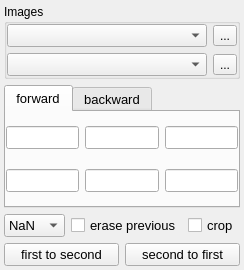
<?xml version="1.0" encoding="UTF-8"?>
<ui version="4.0">
 <class>nAffine</class>
 <widget class="QMainWindow" name="nAffine">
  <property name="geometry">
   <rect>
    <x>0</x>
    <y>0</y>
    <width>244</width>
    <height>270</height>
   </rect>
  </property>
  <property name="windowTitle">
   <string>Affine</string>
  </property>
  <property name="iconSize">
   <size>
    <width>20</width>
    <height>20</height>
   </size>
  </property>
  <property name="unifiedTitleAndToolBarOnMac">
   <bool>true</bool>
  </property>
  <widget class="QWidget" name="centralwidget">
   <layout class="QGridLayout" name="gridLayout_4">
    <property name="margin">
     <number>4</number>
    </property>
    <item row="1" column="0" colspan="2">
     <widget class="QTabWidget" name="tabWidget">
      <property name="font">
       <font>
        <pointsize>10</pointsize>
       </font>
      </property>
      <property name="currentIndex">
       <number>0</number>
      </property>
      <property name="movable">
       <bool>false</bool>
      </property>
      <widget class="QWidget" name="forward">
       <attribute name="title">
        <string>forward</string>
       </attribute>
       <layout class="QGridLayout" name="gridLayout_3">
        <property name="margin">
         <number>0</number>
        </property>
        <item row="0" column="0">
         <widget class="QLineEdit" name="A00">
          <property name="readOnly">
           <bool>true</bool>
          </property>
         </widget>
        </item>
        <item row="0" column="2">
         <widget class="QLineEdit" name="A02">
          <property name="readOnly">
           <bool>true</bool>
          </property>
         </widget>
        </item>
        <item row="0" column="1">
         <widget class="QLineEdit" name="A01">
          <property name="readOnly">
           <bool>true</bool>
          </property>
         </widget>
        </item>
        <item row="1" column="0">
         <widget class="QLineEdit" name="A10">
          <property name="readOnly">
           <bool>true</bool>
          </property>
         </widget>
        </item>
        <item row="1" column="2">
         <widget class="QLineEdit" name="A12">
          <property name="readOnly">
           <bool>true</bool>
          </property>
         </widget>
        </item>
        <item row="1" column="1">
         <widget class="QLineEdit" name="A11">
          <property name="readOnly">
           <bool>true</bool>
          </property>
         </widget>
        </item>
       </layout>
      </widget>
      <widget class="QWidget" name="backward">
       <attribute name="title">
        <string>backward</string>
       </attribute>
       <layout class="QGridLayout" name="gridLayout_2">
        <property name="margin">
         <number>0</number>
        </property>
        <item row="0" column="0">
         <widget class="QLineEdit" name="B00">
          <property name="readOnly">
           <bool>true</bool>
          </property>
         </widget>
        </item>
        <item row="0" column="1">
         <widget class="QLineEdit" name="B01">
          <property name="readOnly">
           <bool>true</bool>
          </property>
         </widget>
        </item>
        <item row="0" column="2">
         <widget class="QLineEdit" name="B02">
          <property name="readOnly">
           <bool>true</bool>
          </property>
         </widget>
        </item>
        <item row="1" column="0">
         <widget class="QLineEdit" name="B10">
          <property name="readOnly">
           <bool>true</bool>
          </property>
         </widget>
        </item>
        <item row="1" column="1">
         <widget class="QLineEdit" name="B11">
          <property name="readOnly">
           <bool>true</bool>
          </property>
         </widget>
        </item>
        <item row="1" column="2">
         <widget class="QLineEdit" name="B12">
          <property name="readOnly">
           <bool>true</bool>
          </property>
         </widget>
        </item>
       </layout>
      </widget>
     </widget>
    </item>
    <item row="4" column="1">
     <widget class="QPushButton" name="second">
      <property name="font">
       <font>
        <pointsize>10</pointsize>
       </font>
      </property>
      <property name="text">
       <string>second to first</string>
      </property>
     </widget>
    </item>
    <item row="4" column="0">
     <widget class="QPushButton" name="first">
      <property name="font">
       <font>
        <pointsize>10</pointsize>
       </font>
      </property>
      <property name="text">
       <string>first to second</string>
      </property>
     </widget>
    </item>
    <item row="0" column="0" colspan="2">
     <widget class="QGroupBox" name="groupBox">
      <property name="title">
       <string>Images</string>
      </property>
      <layout class="QGridLayout" name="gridLayout">
       <property name="margin">
        <number>0</number>
       </property>
       <item row="0" column="0">
        <widget class="QComboBox" name="image1">
         <property name="font">
          <font>
           <pointsize>10</pointsize>
          </font>
         </property>
         <property name="neutrinoImage" stdset="0">
          <bool>true</bool>
         </property>
        </widget>
       </item>
       <item row="1" column="0">
        <widget class="QComboBox" name="image2">
         <property name="font">
          <font>
           <pointsize>10</pointsize>
          </font>
         </property>
         <property name="neutrinoImage" stdset="0">
          <bool>true</bool>
         </property>
        </widget>
       </item>
       <item row="0" column="1">
        <widget class="QToolButton" name="line1">
         <property name="text">
          <string>...</string>
         </property>
         <property name="icon">
          <iconset resource="../resources/icons/icons.qrc">
           <normaloff>:/icons/line.png</normaloff>:/icons/line.png</iconset>
         </property>
        </widget>
       </item>
       <item row="1" column="1">
        <widget class="QToolButton" name="line2">
         <property name="text">
          <string>...</string>
         </property>
         <property name="icon">
          <iconset resource="../resources/icons/icons.qrc">
           <normaloff>:/icons/line.png</normaloff>:/icons/line.png</iconset>
         </property>
        </widget>
       </item>
      </layout>
     </widget>
    </item>
    <item row="2" column="0" colspan="2">
     <widget class="QWidget" name="widget" native="true">
      <layout class="QGridLayout" name="gridLayout_5">
       <property name="margin">
        <number>0</number>
       </property>
       <item row="0" column="0">
        <widget class="QComboBox" name="defaultValue">
         <property name="font">
          <font>
           <pointsize>10</pointsize>
          </font>
         </property>
         <property name="neutrinoSave" stdset="0">
          <bool>true</bool>
         </property>
         <item>
          <property name="text">
           <string>NaN</string>
          </property>
         </item>
         <item>
          <property name="text">
           <string>Min</string>
          </property>
         </item>
         <item>
          <property name="text">
           <string>Max</string>
          </property>
         </item>
         <item>
          <property name="text">
           <string>Mean</string>
          </property>
         </item>
         <item>
          <property name="text">
           <string>0</string>
          </property>
         </item>
        </widget>
       </item>
       <item row="0" column="1">
        <widget class="QCheckBox" name="erasePrevious">
         <property name="font">
          <font>
           <pointsize>10</pointsize>
          </font>
         </property>
         <property name="text">
          <string>erase previous</string>
         </property>
         <property name="neutrinoSave" stdset="0">
          <bool>true</bool>
         </property>
        </widget>
       </item>
       <item row="0" column="2">
        <widget class="QCheckBox" name="crop">
         <property name="font">
          <font>
           <pointsize>10</pointsize>
          </font>
         </property>
         <property name="text">
          <string>crop</string>
         </property>
         <property name="neutrinoSave" stdset="0">
          <bool>true</bool>
         </property>
        </widget>
       </item>
      </layout>
     </widget>
    </item>
   </layout>
  </widget>
 </widget>
 <tabstops>
  <tabstop>image1</tabstop>
  <tabstop>image2</tabstop>
  <tabstop>line1</tabstop>
  <tabstop>line2</tabstop>
  <tabstop>tabWidget</tabstop>
  <tabstop>A00</tabstop>
  <tabstop>A01</tabstop>
  <tabstop>A02</tabstop>
  <tabstop>A10</tabstop>
  <tabstop>A11</tabstop>
  <tabstop>A12</tabstop>
  <tabstop>first</tabstop>
  <tabstop>second</tabstop>
  <tabstop>B00</tabstop>
  <tabstop>B01</tabstop>
  <tabstop>B02</tabstop>
  <tabstop>B10</tabstop>
  <tabstop>B11</tabstop>
  <tabstop>B12</tabstop>
 </tabstops>
 <resources>
  <include location="../resources/icons/icons.qrc"/>
 </resources>
 <connections/>
</ui>
